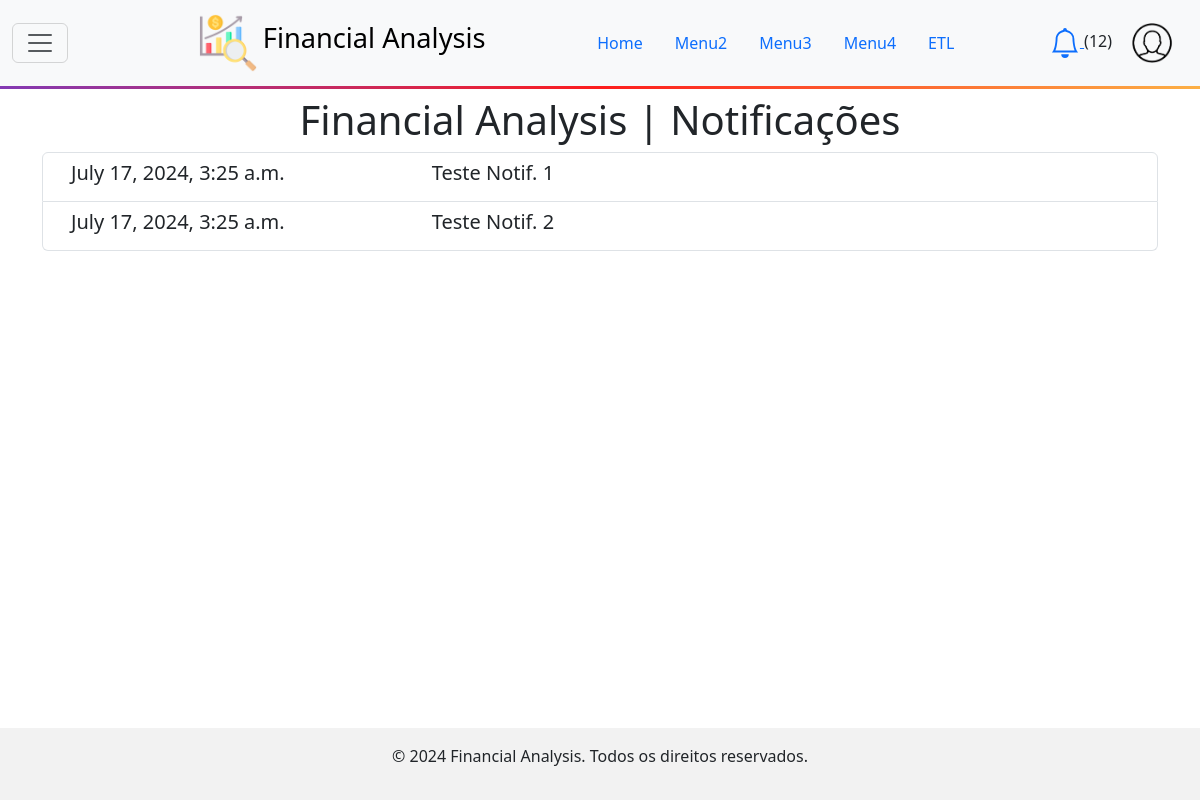
/notifications/, run on the app's committed database.
### fin_analysis/models.py (models this page shows, shortened)
class TemplateBase(models.Model):
    account_id = models.ForeignKey(Account, on_delete=models.PROTECT,null=True)
    create_by = models.ForeignKey(User, on_delete=models.PROTECT,null=False)
    create_at = models.DateTimeField(auto_now=True)
    class Meta:
        abstract = True
        indexes = [
            models.Index(fields=['account_id','create_by','create_at']),
        ]

class Notifications(TemplateBase):
    text = models.TextField()

### fin_analysis/views.py (the view)
# urls.py: path('notifications/', views.notifications,name='notifications'),
def notifications(requests):
    notifications=Notifications.objects.all()
    context={'page_title': f'{app_name} | Notificações','title': f'{app_name} | Notificações','notifications':notifications}
    context.update(context_base)
    return render(request=requests,
                  template_name='notifications.html',
                  context=context)

### fin_analysis/templates/notifications.html
{% extends 'base.html' %}
{% block content %}
<div>
<p class="h1 text-center">{{title}}</p>
</div>
<div class="container" id="return_load_action">
{% include 'partials/htmx_components/list_notifications.html' %}
</div>
{% endblock %}

### fin_analysis/templates/partials/htmx_components/list_notifications.html
{% block content %}
{% load static %}
<ul class="list-group">
{% for notification in notifications %}
    <li class="list-group-item">
        <div class="container">
        <div class="row">
            <div class="col-4">
                <h5>{{notification.create_at}}</h5>
            </div>
            <div class="col-3">
                <h5>{{notification.text}}</h5>
            </div>
        </div>
        </div>
    </li>
{% endfor %}
</ul>
{% endblock %}

### data on the page
Notifications: create_at "July 17, 2024, 3:25 a.m.", text "Teste Notif. 1"
Notifications: create_at "July 17, 2024, 3:25 a.m.", text "Teste Notif. 2"

### other printed values
{{ app_name }} "Financial Analysis"
{{ title }} "Financial Analysis | Notificações"
